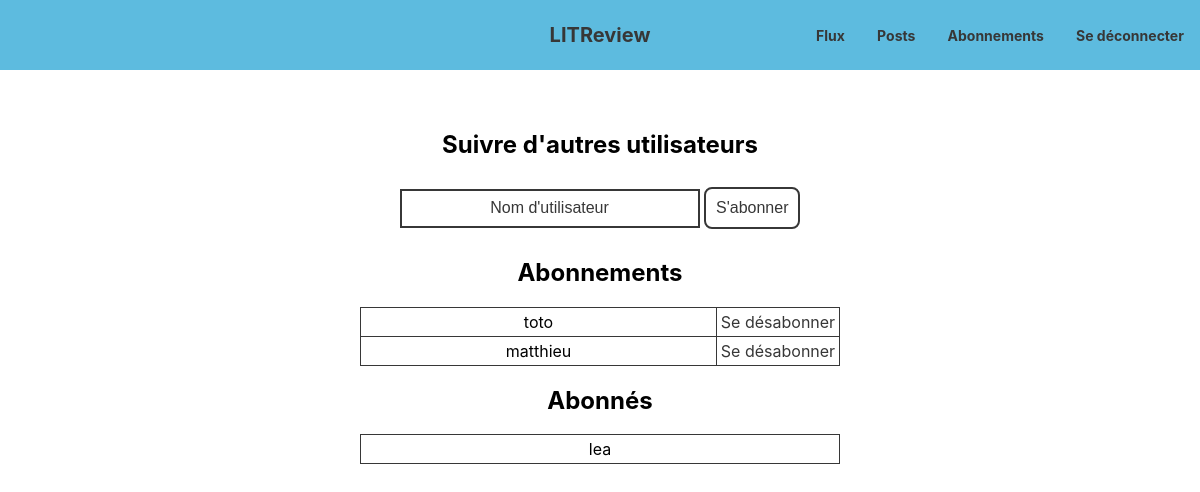
Page /subscribe/ (signed in) on the committed database.
### blog/models.py (models this page shows)
class UserFollows(models.Model):
    user = models.ForeignKey(
        settings.AUTH_USER_MODEL,
        on_delete=models.CASCADE,
        related_name='following',
        verbose_name='utilisateur'
    )
    followed_user = models.ForeignKey(
        settings.AUTH_USER_MODEL,
        on_delete=models.CASCADE,
        related_name='followed_by',
        verbose_name='Utilisateur suivi'
    )
    class Meta:
        unique_together = ('user', 'followed_user')
        verbose_name = "Utilisateur suivi"
        verbose_name_plural = 'Utilisateurs suivis'

### authentication/models.py (models this page shows)
class User(AbstractUser):
    class Meta:
        verbose_name = 'Liste d\'utilisateur'
        verbose_name_plural = 'Liste des utilisateurs'

### blog/views.py (the view, shortened to what this page needs)
# urls.py: path('subscribe/', blog.views.subscribe, name='subscribe'),
@login_required
def subscribe(request):
    error_text = None
    list_followed_users = models.UserFollows.objects.filter(user=request.user)
    list_users_following_you = models.UserFollows.objects.filter(followed_user=request.user)
    return render(request, 'blog/subscribe.html', {
        'list_followed_users': list_followed_users,
        'list_users_following_you': list_users_following_you,
        'error_text': error_text,
    })

### blog/templates/blog/subscribe.html (shortened to what this page needs)
{% extends 'base.html' %}
{% block content %}
<div class="container suscribe">
    <h2>Suivre d'autres utilisateurs</h2>
    <form action="" method="post">
        <input type="text" name="username" id="username" value="" placeholder="Nom d'utilisateur" required>
        <button type='submit'>S'abonner</button>
    </form>
    <h2>Abonnements</h2>
        <table>
        {% for followed_user in list_followed_users %}
            <tr>
                <td>{{ followed_user.followed_user }}</td>
                <td><a href="{% url 'unsubscribe' followed_user.id %}">Se désabonner</a></td>
            </tr>
        {% endfor %}
        </table>
    <h2>Abonnés</h2>
        <table>
            {% for user_following_you in list_users_following_you %}
                <tr>
                    <td>{{ user_following_you.user }}</td>
                </tr>
            {% endfor %}
        </table>
</div>
{% endblock content %}

### static/app.css (style rules this page uses)
body { font-family: "SF Pro Text", 'Segoe UI', Roboto, Oxygen, Ubuntu, Cantarell, 'Open Sans', 'Helvetica Neue', sans-serif; margin: auto; }
input { padding: 10px 0; margin: 10px 0; border: 2px solid rgb(55, 55, 55); width: 20%; min-width: 300px; text-align: center; }
input::placeholder { color: rgb(55, 55, 55); text-align: center; font-size: 16px; }
.container { padding-top: 40px; width: 100%; }
.container, #connection { display: block; text-align: center; }
.container h2 { text-align: center; }
.container button, #subscribe a, .add_ticket a, .add_buttons a, .button, #id_image::file-selector-button { text-decoration: none; color: rgb(55, 55, 55); font-size: medium; font-style: normal; background-color: white; padding: 10px; border: 2px rgb(55, 55, 55) solid; border-radius: 8px; cursor: pointer; width: fit-content; }
.suscribe { width: 40%; min-width: 400px; }
.suscribe input { width: 40%; }
.suscribe table, .suscribe th, .suscribe td { border-collapse: collapse; border: 1px solid rgb(55, 55, 55); }
.suscribe table { width: 100%; }
.suscribe table td:nth-child(1) { text-align: center; padding: 4px 0; }
.suscribe table td:nth-child(2) { text-align: center; width: 20%; min-width: 120px; }
.suscribe table a { color: rgb(55, 55, 55); text-decoration: none; }

### rows in the picture
UserFollows: followed_user "toto"
UserFollows: followed_user "matthieu"
UserFollows: user "lea"
